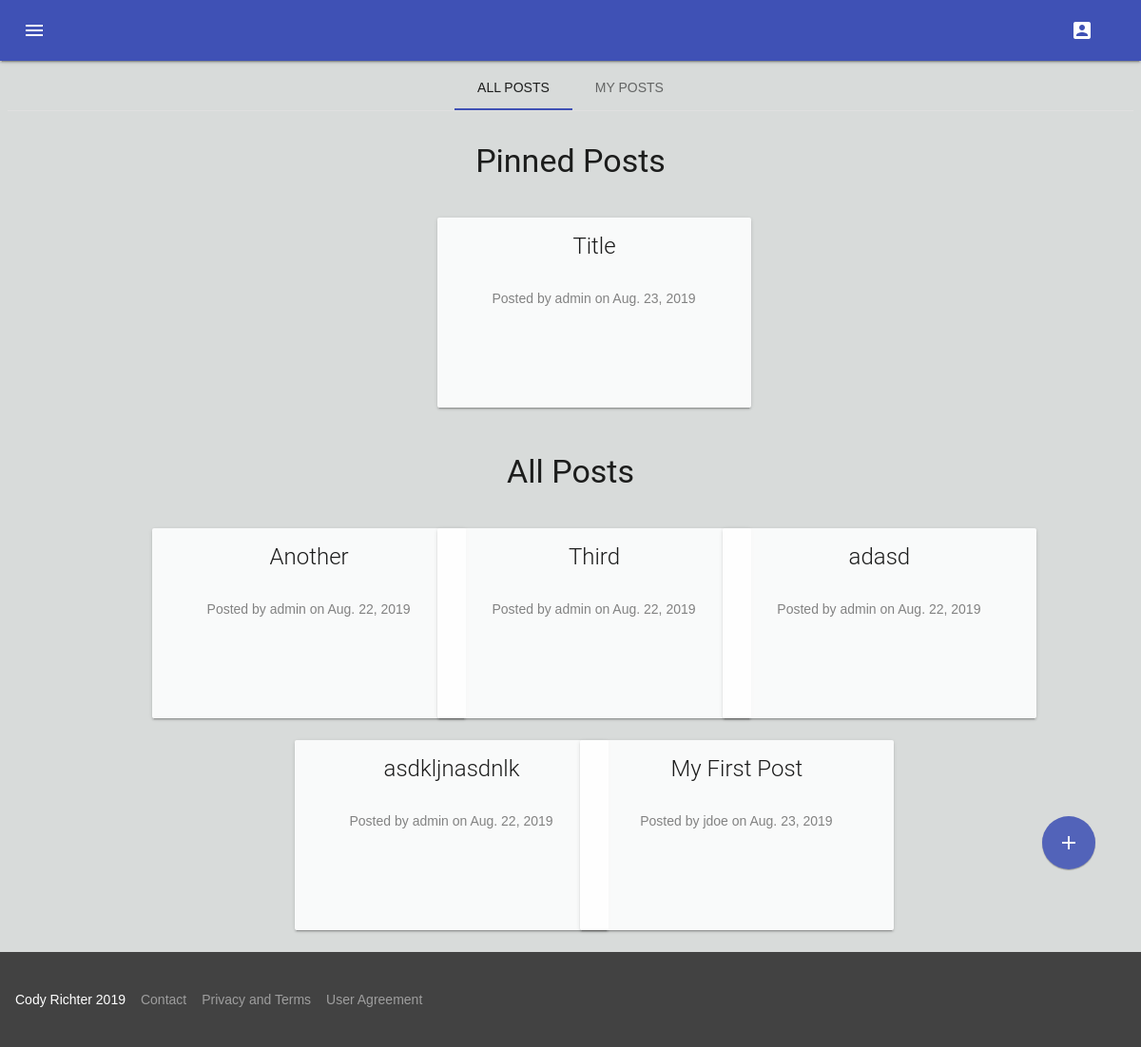
The page /reports/ (signed in) on the database as committed earlier.
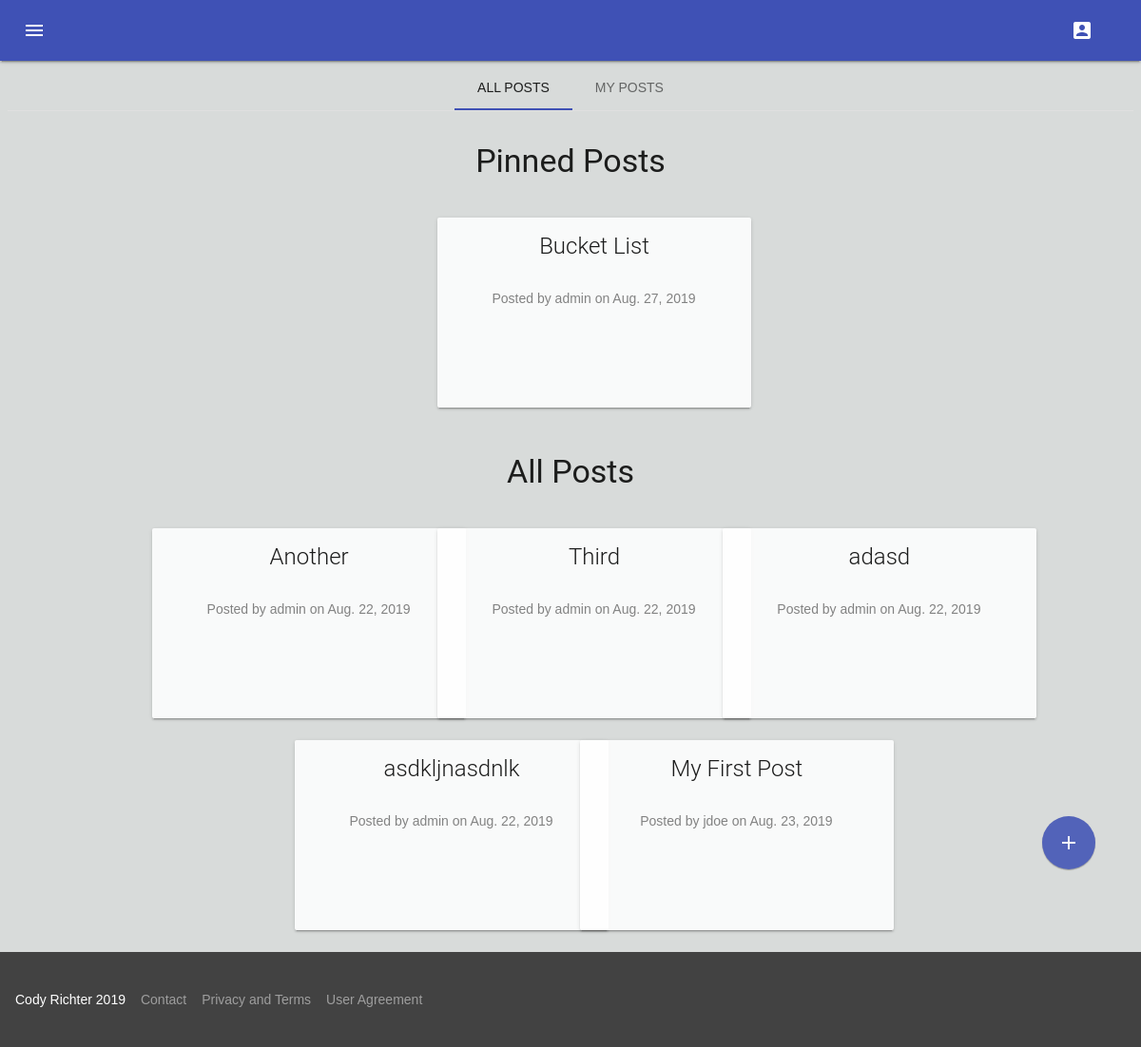
The same page on the database as committed later.
### reports/models.py (models this page shows, shortened)
class Post(models.Model):
    title = models.CharField(max_length=32)
    description = models.CharField(max_length=5000)
    image_link = models.CharField(max_length=256, blank=True, default="")
    release_date = models.DateTimeField('release date')
    author = models.ForeignKey(settings.AUTH_USER_MODEL, on_delete=models.CASCADE)
    pinned = models.BooleanField(default=False)

### users/models.py (models this page shows, shortened)
class SiteUser(AbstractUser):
    pass
    role = models.IntegerField(default=0)  # 0 = User,  1 = Post Moderator, 2 = Site Admin

### reports/views.py (the view)
# urls.py: path('', views.index, name='index'),
@login_required(login_url='/auth/login')
def index(request):
    cdt = datetime.datetime.now()
    pinned = Post.objects.all().filter(release_date__lte=datetime.date.today()).order_by('release_date').filter(
        pinned=True)
    post_today = Post.objects.all().filter(release_date__date=datetime.date.today()).order_by('release_date').filter(
        pinned=False)
    post_past = Post.objects.all().filter(release_date__lt=datetime.date.today()).order_by('release_date').filter(
        pinned=False)
    my_post = Post.objects.all().filter(author=request.user).order_by('release_date')
    context = {'post_today': post_today,
               'post_past': post_past,
               'my_post': my_post,
               'cdt': cdt,
               'pinned': pinned}
    return render(request, 'reports/index.html', context)

### templates/reports/index.html (shortened to what this page needs)
<!DOCTYPE html>
<html lang="en">
<head>
    {% load static %}
    <link rel="stylesheet" href='{% static 'material/material.min.css' %}'>
    <link rel="stylesheet" href='{% static 'material/material-icons.css' %}'>
</head>
<body>
<div class="mdl-layout mdl-js-layout">
    {% include '_header.html' %}
    <main class="mdl-layout__content">
        <br>
        <br>
        <br>
        <div class="mdl-grid" style="text-align: center">
            <div class="mdl-tabs mdl-js-tabs mdl-js-ripple-effect">
                <div class="mdl-tabs__tab-bar">
                    <a href="#all-posts-panel" class="mdl-tabs__tab is-active">All Posts</a>
                    <a href="#my-posts-panel" class="mdl-tabs__tab">My Posts</a>
                </div>
                <div class="mdl-tabs__panel is-active" id="all-posts-panel">
                    {% if pinned %}
                        <div class="mdl-cell mdl-cell--12-col-desktop mdl-cell--8-col-tablet mdl-cell--4-col-phone"
                             style="display: inline-block">
                            <h3>Pinned Posts</h3>
                        </div>
                        {% for post in pinned %}
                            <div class="mdl-cell mdl-cell--3-col mdl-cell--middle" style="display: inline-block">
                                <a class="mdl-navigation__link" href="{% url 'detail' post.id %}">
                                    <div class="mdl-card mdl-shadow--2dp" style="display: inline-block">
                                        <div class="mdl-card__title mdl-card--expand" style="display: inline-block">
                                            <h2 class="mdl-card__title-text">{{ post.title }}</h2>
                                        </div>
                                        <div class="mdl-card__supporting-text">
                                            Posted by {{ post.author.get_username }} on {{ post.release_date.astimezone.date }}
                                        </div>
                                    </div>
                                </a>
                            </div>
                        {% endfor %}
                    {% endif %}
                    {% if post_past %}
                        <div class="mdl-cell mdl-cell--12-col-desktop mdl-cell--8-col-tablet mdl-cell--4-col-phone"
                             style="display: inline-block">
                            <h3>All Posts</h3>
                        </div>
                        {% for post in post_past %}
                            <div class="mdl-cell mdl-cell--3-col" style="display: inline-block;">
                                <a class="mdl-navigation__link" href="{% url 'detail' post.id %}">
                                    <div class="mdl-card mdl-shadow--2dp" style="display: inline-block">
                                        <div class="mdl-card__title mdl-card--expand" style="display: inline-block">
                                            <h2 class="mdl-card__title-text">{{ post.title }}</h2>
                                        </div>
                                        <div class="mdl-card__supporting-text">
                                            Posted by {{ post.author.get_username }} on {{ post.release_date.astimezone.date }}
                                        </div>
                                    </div>
                                </a>
                            </div>
                        {% endfor %}
                    {% endif %}
                </div>
            </div>
        </div>
            <a href="{% url 'new' %}" class="mdl-navigation__link add-post-button">
                <button class="mdl-button mdl-button--primary mdl-button--fab mdl-js-ripple-effect"><i
                        class="material-icons">add</i></button>
            </a>
    </main>
    {% include '_footer.html' %}
</div>
</body>
</html>

Rows that differ between the two databases and show on the page:
changed Post: title "Title" → "Bucket List"; release_date.astimezone "Aug. 23, 2019" → "Aug. 27, 2019"
